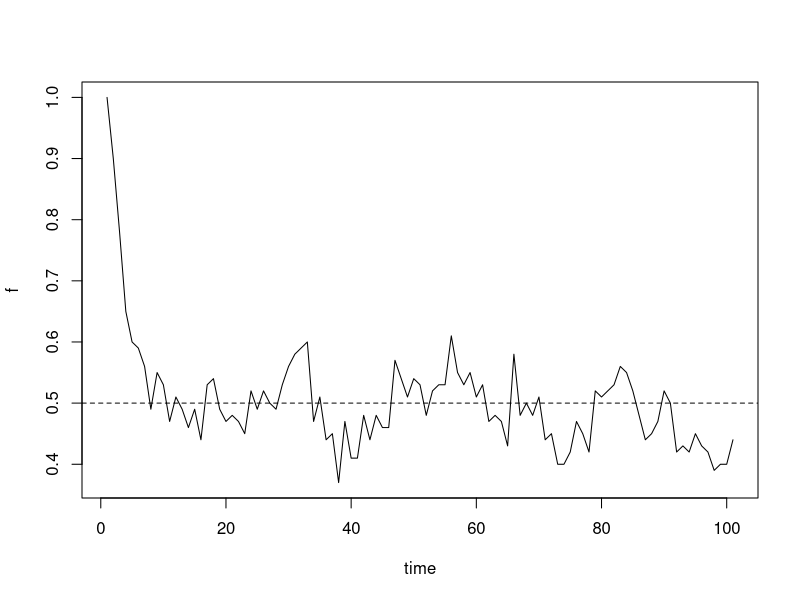
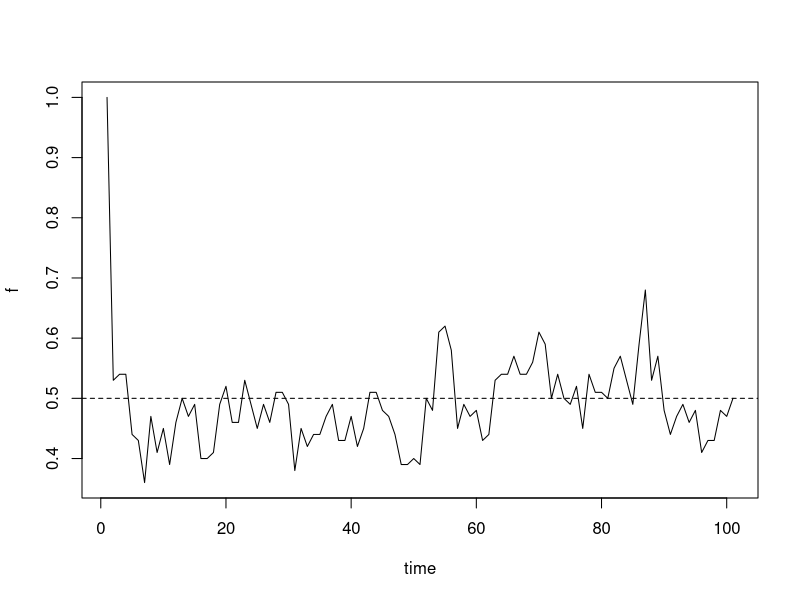

Recreate these plots in R, in order.
#Island-mainland model
ismodel=function(pi,pe,p,t){  #p: total no. of patches
  patch=rep(NA,t)
  for (i in 1:t){
    patch[1]=p
    patch[i+1]=patch[i]-rbinom(1,patch[i],pe)+rbinom(1,p-patch[i],pi)  #binom(n, p) -> bionom (100, 0.5) 抽出機率 50
  }
  f=patch/p
  plot(f,type='l',xlab='time')
  abline(h=pi/(pi+pe),lty=2)
}

ismodel(0.2,0.2,100,100)

#Internal colonization model --immigration rate 隨時間上升
icmodel=function(pi,pe,p,t){
  patch=rep(NA,t)
  for (i in 1:t){
    patch[1]=p
    patch[i+1]=patch[i]-rbinom(1,patch[i],pe)+rbinom(1,p-patch[i],pi*patch[i]/p)
  }
  f=patch/p
  plot(f,type='l',xlab='time')
  abline(h=(1-pe/pi),lty=2)
}

icmodel(0.8,0.4,100,100)

